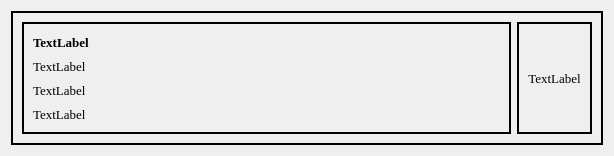
<?xml version="1.0" encoding="UTF-8"?>
<ui version="4.0">
 <class>Form</class>
 <widget class="QWidget" name="Form">
  <property name="geometry">
   <rect>
    <x>0</x>
    <y>0</y>
    <width>614</width>
    <height>156</height>
   </rect>
  </property>
  <property name="windowTitle">
   <string>Form</string>
  </property>
  <layout class="QVBoxLayout" name="verticalLayout">
   <item>
    <widget class="QFrame" name="frame">
     <property name="font">
      <font>
       <family>Times New Roman</family>
       <pointsize>10</pointsize>
      </font>
     </property>
     <property name="frameShape">
      <enum>QFrame::WinPanel</enum>
     </property>
     <property name="frameShadow">
      <enum>QFrame::Plain</enum>
     </property>
     <layout class="QHBoxLayout" name="horizontalLayout">
      <item>
       <widget class="QFrame" name="frame_3">
        <property name="sizePolicy">
         <sizepolicy hsizetype="Expanding" vsizetype="Preferred">
          <horstretch>0</horstretch>
          <verstretch>0</verstretch>
         </sizepolicy>
        </property>
        <property name="font">
         <font>
          <family>Times New Roman</family>
          <pointsize>10</pointsize>
         </font>
        </property>
        <property name="frameShape">
         <enum>QFrame::WinPanel</enum>
        </property>
        <property name="frameShadow">
         <enum>QFrame::Plain</enum>
        </property>
        <layout class="QVBoxLayout" name="verticalLayout_4">
         <item>
          <widget class="QLabel" name="label_order_id">
           <property name="font">
            <font>
             <family>Times New Roman</family>
             <pointsize>10</pointsize>
             <weight>75</weight>
             <bold>true</bold>
            </font>
           </property>
           <property name="styleSheet">
            <string notr="true">font-weight: bold;</string>
           </property>
           <property name="text">
            <string>TextLabel</string>
           </property>
          </widget>
         </item>
         <item>
          <widget class="QLabel" name="label_order_status">
           <property name="font">
            <font>
             <family>Times New Roman</family>
             <pointsize>10</pointsize>
            </font>
           </property>
           <property name="text">
            <string>TextLabel</string>
           </property>
          </widget>
         </item>
         <item>
          <widget class="QLabel" name="label_delivery_address">
           <property name="font">
            <font>
             <family>Times New Roman</family>
             <pointsize>10</pointsize>
            </font>
           </property>
           <property name="text">
            <string>TextLabel</string>
           </property>
          </widget>
         </item>
         <item>
          <widget class="QLabel" name="label_order_date">
           <property name="font">
            <font>
             <family>Times New Roman</family>
             <pointsize>10</pointsize>
            </font>
           </property>
           <property name="text">
            <string>TextLabel</string>
           </property>
          </widget>
         </item>
        </layout>
       </widget>
      </item>
      <item>
       <widget class="QFrame" name="frame_4">
        <property name="font">
         <font>
          <family>Times New Roman</family>
          <pointsize>10</pointsize>
         </font>
        </property>
        <property name="frameShape">
         <enum>QFrame::WinPanel</enum>
        </property>
        <property name="frameShadow">
         <enum>QFrame::Plain</enum>
        </property>
        <layout class="QVBoxLayout" name="verticalLayout_3">
         <item>
          <widget class="QLabel" name="label_delivery_date">
           <property name="font">
            <font>
             <family>Times New Roman</family>
             <pointsize>10</pointsize>
            </font>
           </property>
           <property name="text">
            <string>TextLabel</string>
           </property>
           <property name="alignment">
            <set>Qt::AlignCenter</set>
           </property>
          </widget>
         </item>
        </layout>
       </widget>
      </item>
     </layout>
    </widget>
   </item>
  </layout>
 </widget>
 <resources/>
 <connections/>
</ui>
